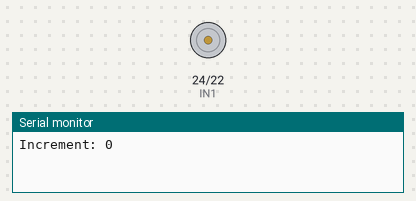
Recording of a sketch running on a simulated Arduino Mega 2560, built with avr-gcc and run on an emulated ATmega2560. Parts: motor-driver pin pairs drawn as motors (green arrow = first pin HIGH = forward, orange = second pin HIGH = backward, longer = more drive, scaled by the enable pin), the last lines printed to the serial monitor.

Above: at 0.1 s.
At 7.6 s:
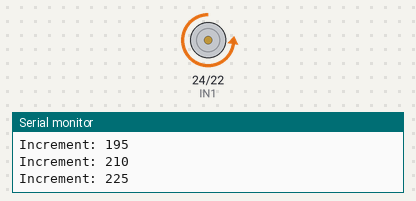
At 15.6 s:
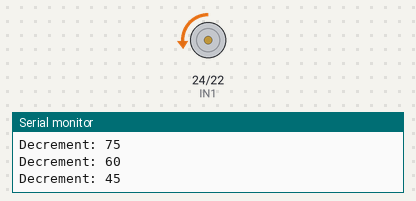
At 32.6 s:
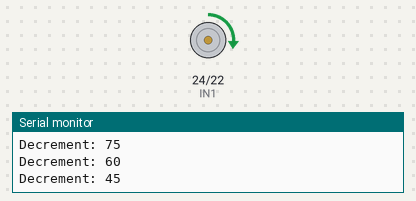
Timing chart, 0 to 40.0 s (numbered marks = the images above):
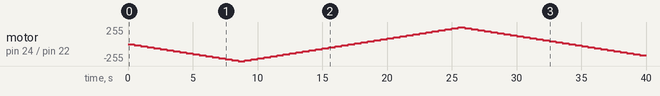

The sketch:

d03_mega_motor_ind_dec.ino
```cpp
// #define ENCA 2
#define PWM 5
#define IN2 22
#define IN1 24

int pwmVal = 0;
int in2_type = 1;
int in1_type = 0;
int pos_count = 1;

void setup() {
	Serial.begin(9600);
   pinMode(PWM, OUTPUT);
   pinMode(IN1, OUTPUT);
   pinMode(IN2, OUTPUT);
}

void loop() {
	for (pwmVal; pwmVal<255; pwmVal+=15){
		analogWrite(PWM,pwmVal);
		digitalWrite(IN2,in2_type);
		digitalWrite(IN1,in1_type);
		Serial.print("Increment: ");
		Serial.println(pwmVal);
		delay(500);
	}

	for (pwmVal; pwmVal>0; pwmVal-=15){
		analogWrite(PWM,pwmVal);
		digitalWrite(IN2,in2_type);
		digitalWrite(IN1,in1_type);
		Serial.print("Decrement: ");
		Serial.println(pwmVal);
		delay(500);
	}

	pos_count++;
	Serial.print("Pos Count: ");
	Serial.println(pos_count);

	if(pos_count % 2 == 0){
		in2_type = 0;
		in1_type = 1;
	}else{
		in2_type = 1;
		in1_type = 0;
	}

	Serial.print("Input type: ");
	Serial.println(in2_type);
	Serial.println(in1_type);
}
```

Measured:
- by itself, motor on pin 24 (IN1) / pin 22 (IN2): stopped → backward 15/255 at 0.50 s, → backward 30/255 0.50 s later, → backward 45/255 0.50 s later, → backward 60/255 0.50 s later, … (79 changes in this stretch)
